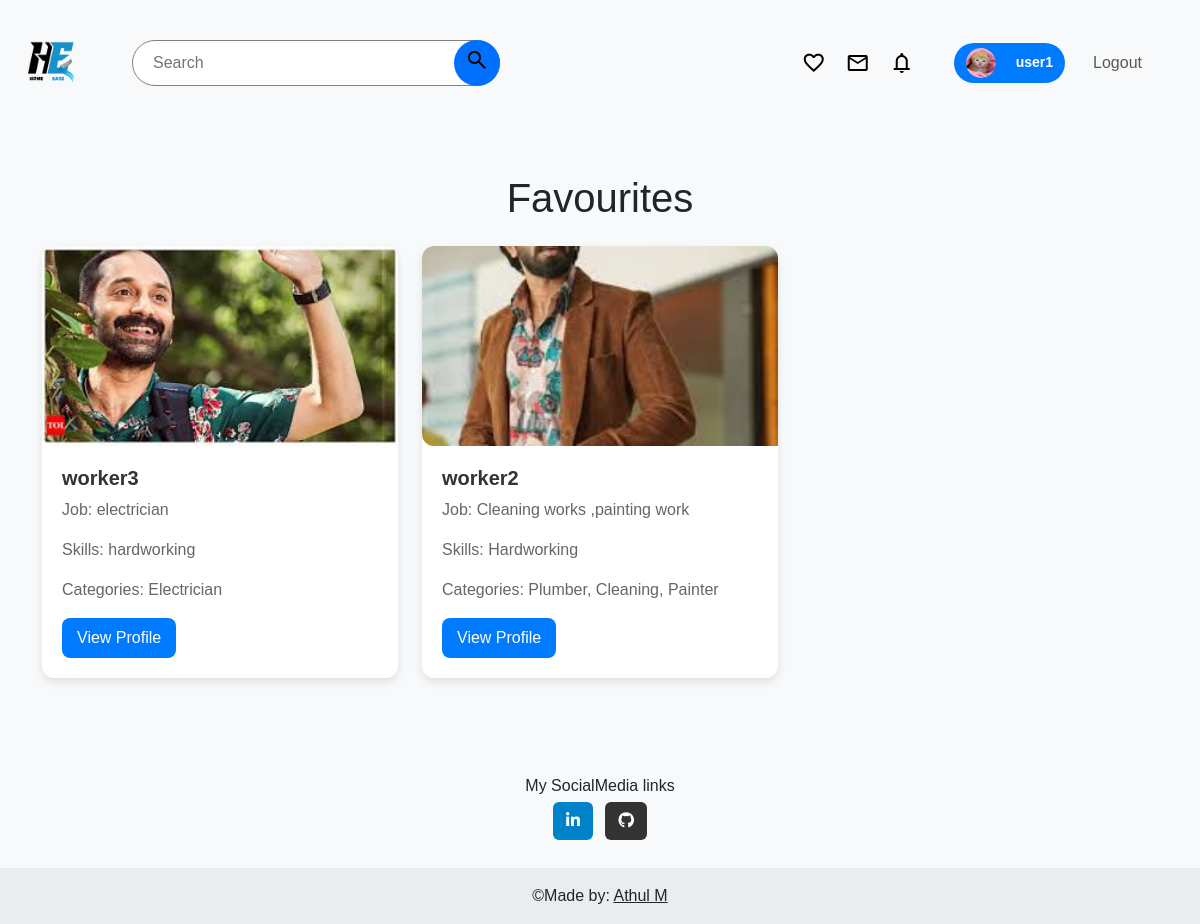
The page /website/wishlist (signed in) on the database its author committed.
### user/models.py (models this page shows, shortened)
class UserProfile(models.Model):
    user = models.OneToOneField(User,on_delete=models.CASCADE,related_name='userprofile')
    address = models.TextField()
    profilepicture = models.ImageField(upload_to='userprofilepics')
    contact = models.IntegerField(null=True)
    reward_points = models.IntegerField(default=0,blank=True)

class WishList(models.Model):
    worker = models.ForeignKey(WorkerProfile,on_delete=models.CASCADE,related_name="wishlist_worker")
    user = models.ForeignKey(User,on_delete=models.CASCADE,related_name='user_wishlist')
    message = models.TextField()

class WorkerProfile(models.Model):
    status_choices = (('pending','Pending'),
                      ('accepted','Accepted'),
                      ('rejected','Rejected'))
    status = models.CharField(max_length=150,choices=status_choices,default='pending',blank=True)
    rejection_message = models.TextField(blank=True,null=True)
    user = models.OneToOneField(User,on_delete=models.CASCADE,related_name='worker_profile')
    job_title = models.CharField(max_length=100,blank=True)
    skills = models.TextField(null=True)
    profilepicture = models.ImageField(upload_to='workerprofilepics',blank=True,null=True)
    contact = models.IntegerField(null=True)
    categories = models.ManyToManyField('website.Category')
    availability = models.BooleanField(default=True)
    is_approved = models.BooleanField(default=False,blank=True)
    points = models.IntegerField(default=0,blank=True)

### website/models.py (models this page shows, shortened)
class Category(models.Model):
    name = models.CharField(max_length=100)
    details = models.TextField()
    image = models.ImageField(upload_to='category')

### website/views.py (the view)
# urls.py: path('wishlist',wishlist,name='wishlist'),
def wishlist(request):
    wishlists = WishList.objects.filter(user = request.user)
    return render(request,'wishlist.html',{'wishlists':wishlists})

### user/forms.py
class RegUser(UserCreationForm):
      email = forms.EmailField(widget=forms.EmailInput(attrs={'class': 'form-control', 'placeholder': 'Enter your email'}))
      username = forms.CharField(widget=forms.TextInput(attrs={'class': 'form-control', 'placeholder': 'Enter username'}))
      password1 = forms.CharField(widget=forms.PasswordInput(attrs={'class': 'form-control', 'placeholder': 'Enter password'}))
      password2 = forms.CharField(widget=forms.PasswordInput(attrs={'class': 'form-control', 'placeholder': 'Confirm password'}))
      class Meta:
         model = User
         fields = ['username' , 'email','password1','password2']

### user/context_processors.py (called while the page is built)
def registration_form(request):
    return {'form':RegUser()}

### templates/wishlist.html
{% extends 'base.html' %}
{% block links %}
{% load static %}
<link rel="stylesheet" href="{% static 'css/worker_list.css' %}">
{%endblock%}
{%block contents%}
<div class="container py-5" style="min-height: 50vh;">
    <h1 class="text-center mb-4">Favourites</h1>
    <div class="row">
    {%if not wishlists%}
    <strong class="text-center mb-3">Your favorites are empty!</strong>
    {%else%}
      {% for wishlist in wishlists %}
      <div class="col-lg-4 col-md-6 col-sm-12 mb-4 d-flex">
          <div class="card h-100">
            <img src="{{ wishlist.worker.profilepicture.url }}" class="card-img-top" alt="...">
            <div class="card-body">
              <h5 class="card-title">{{ wishlist.worker.user.username }}</h5>
              <p class="card-text">Job: {{wishlist.worker.job_title }}</p>
              <p class="card-text">Skills: {{ wishlist.worker.skills }}</p>
              <p class="card-text">Categories:
              {% for category in wishlist.worker.categories.all %}
                {{ category.name }}{% if not forloop.last %}, {% endif %}
              {%endfor%}
              </p>
              <div class="profileview">
                 <a href="{% url 'workerdetails' wishlist.worker.id %}" class="btn btn-primary">View Profile</a>
              </div>
            </div>
          </div>
      </div>
      {% endfor%}
    </div>
    {%endif%}
</div>
{% endblock %}

### templates/header.html (shortened to what this page needs)
<nav class="navbar navbar-expand-lg navbar-light bg-light">
  {% load static %}
    {% if request.user.is_authenticated and request.user.worker_profile %}
      <a href="{% url 'workerhome' %}"><img class="logo" src="{% static 'images/logo3.PNG' %}" style="height:min-content;"></a>
    {% else %}
      <a class="navbar-brand" href=" {% url 'home' %} "><img class="logo" src="{% static 'images/logo3.PNG' %}" style="height:min-content;"></a>
    {%endif%}
    <div class="collapse navbar-collapse" id="navbarTogglerDemo02">
      <div class="searchbar">
        <form method="get" action="{% url 'search_workers' %}" class="form-inline my-2 my-lg-0 search-bar" style="display: flex; width: 100%; max-width: 400px; flex: 1 1 auto;">
        <input class=" mr-sm-2" type="text"  name="q" placeholder="Search" value="{{search_query}}">
        <button  type="submit"><span class="material-symbols-outlined">
            </span></button>
        </form>
      </div>
      <div class="authlinks">
        <div class="icons">
        {% if user.userprofile%}
        <a href="{% url 'wishlist' %}"><span class="material-symbols-outlined">
          </span></a>
        {%endif%}
          <a href="{% url 'allmessages' %}">
            <span class="material-symbols-outlined">
          </span>
          </a>
          <a href="{% url 'hireresponse' %}">
            <span class="material-symbols-outlined">
            </span>
          </a>
        </div>
        <ul class="navbar-nav mr-auto mt-2 mt-lg-0" style="gap: 20px; display:flex; justify-content:center; align-items:center;">
        <div class="gotoprofile">
          {% if user.is_authenticated %}
          <button class=" profile-button">
            {% if user.userprofile.profilepicture %}
            <img class="profilepic" src="{{user.userprofile.profilepicture.url}}">
            {%elif user.worker_profile.profilepicture%}
            <img class="profilepic" src="{{user.worker_profile.profilepicture.url}}">
            {%else%}
            <span class="material-symbols-outlined">
              account_circle
            </span>
            {%endif%}
            {% if user.worker_profile %}
              <a href="{% url 'weditprofile' %}" style="text-decoration: none; margin-top:15px;"><p>{{request.user}}</p></a>
            {%elif user.userprofile%}
              <a href="{% url 'editprofile' %}" style="text-decoration: none; margin-top:15px;"><p>{{request.user}}</p></a>
            {%endif%}
          </button>
        </div>
        <li class="nav-item">
          <a class="logout nav-link" href="{% url 'logout' %}">Logout</a>
        </li>
        {% endif %}
        </ul>
       </div>
    </div>
  </nav>

### static/css/base.css (style rules this page uses)
.logo { max-height: 100px; max-width: 100px; width: 100%; }
.authlinks { display: flex; margin-left: auto; margin-right: 50px; justify-content: center; align-items: center; flex-shrink: 0; }
.icons { display:inline-flex ; justify-content: center; align-items: center; gap: 20px; margin-right: 40px; text-align: center; }
.icons span { color: black; vertical-align: middle; }
.search-bar { position: relative; }
.searchbar input { padding: 10px 20px; font: inherit; border-radius: 100px; border: 1px solid gray; width: 100%; }
.searchbar button { height: 100%; aspect-ratio: 1/1; background-color: #0071ff; fill: white; border: none; border-radius: 50%; position: absolute; right: 0; transition: backgroundcolor 0.3s ease; }
input, select, textarea { display: block !important; visibility: visible !important; }
.profilepic { width: 30px; height: 30px; border-radius: 50%; object-fit: cover; }
.gotoprofile { display: flex; justify-content: center; align-items: center; }
.profile-button { display: flex; justify-content: center; align-items: center; width: 100%; background-color: #007bff; border-radius: 50px; border: none; border-radius: 50px; padding: 5px 12px; height: 40px; cursor: pointer; transition: background-color 0.3s ease; gap: 20px; }
.profile-button a { color: white; font-weight: bold; font-size: 14px; text-decoration: none; white-space: nowrap; display: flex; align-items: center; height: 100%; }
.searchbar { flex: 1; display: flex; justify-content: center; max-width: 400px; width: 100%; position: relative; padding: 0 1rem; box-sizing: border-box; }
.searchbar form { width: 100%; display: flex; position: relative; }
.searchbar input { width: 100%; box-sizing: border-box; }

### static/css/worker_list.css (style rules this page uses)
* { margin: 0; padding: 0; }
body { background-color: #f8f9fa; font-family: 'Arial', sans-serif; }
.card { border: none; border-radius: 12px; box-shadow: 0 4px 8px rgba(0, 0, 0, 0.1); overflow: hidden; transition: transform 0.3s ease-in-out; width: 100%; display: flex; flex-direction: column; position: relative; }
.card img { width: 100%; height: 200px; object-fit: cover; border-top-left-radius: 12px; border-bottom-left-radius: 12px; }
.card-body { padding: 20px; }
.card-title { font-weight: 600; color: #333; }
.card-text { color: #666; }
.btn-primary { background-color: #007bff; border: none; padding: 8px 15px; border-radius: 8px; transition: background 0.3s ease; }

### rows shown on the page
WishList: worker.profilepicture (picture), worker.user.username "worker3", worker.job_title "electrician", worker.skills "hardworking"
Category: name "Electrician"
WishList: worker.profilepicture (picture), worker.user.username "worker2", worker.job_title "Cleaning works ,painting work", worker.skills "Hardworking"
Category: name "Plumber"
Category: name "Cleaning"
Category: name "Painter"

### other values the page prints
{{ request.user }} "user1"
